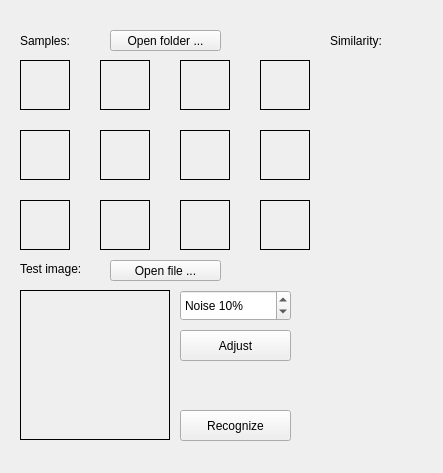
<?xml version="1.0" encoding="UTF-8"?>
<ui version="4.0">
 <class>MainWindow</class>
 <widget class="QMainWindow" name="MainWindow">
  <property name="geometry">
   <rect>
    <x>0</x>
    <y>0</y>
    <width>443</width>
    <height>473</height>
   </rect>
  </property>
  <property name="windowTitle">
   <string>ЦОСиИ лаб. 4</string>
  </property>
  <widget class="QWidget" name="centralWidget">
   <widget class="QLabel" name="sample00ImageLabel">
    <property name="geometry">
     <rect>
      <x>20</x>
      <y>60</y>
      <width>50</width>
      <height>50</height>
     </rect>
    </property>
    <property name="frameShape">
     <enum>QFrame::Box</enum>
    </property>
    <property name="frameShadow">
     <enum>QFrame::Plain</enum>
    </property>
    <property name="text">
     <string/>
    </property>
   </widget>
   <widget class="QLabel" name="testImageLabel">
    <property name="geometry">
     <rect>
      <x>20</x>
      <y>290</y>
      <width>150</width>
      <height>150</height>
     </rect>
    </property>
    <property name="frameShape">
     <enum>QFrame::Box</enum>
    </property>
    <property name="frameShadow">
     <enum>QFrame::Plain</enum>
    </property>
    <property name="text">
     <string/>
    </property>
   </widget>
   <widget class="QLabel" name="sampleLabel">
    <property name="geometry">
     <rect>
      <x>20</x>
      <y>30</y>
      <width>101</width>
      <height>21</height>
     </rect>
    </property>
    <property name="text">
     <string>Samples:</string>
    </property>
   </widget>
   <widget class="QLabel" name="testLabel">
    <property name="geometry">
     <rect>
      <x>20</x>
      <y>260</y>
      <width>81</width>
      <height>17</height>
     </rect>
    </property>
    <property name="text">
     <string>Test image:</string>
    </property>
   </widget>
   <widget class="QPushButton" name="recognizeButton">
    <property name="geometry">
     <rect>
      <x>180</x>
      <y>410</y>
      <width>111</width>
      <height>31</height>
     </rect>
    </property>
    <property name="text">
     <string>Recognize</string>
    </property>
   </widget>
   <widget class="QPushButton" name="browseSampleButton">
    <property name="geometry">
     <rect>
      <x>110</x>
      <y>30</y>
      <width>111</width>
      <height>21</height>
     </rect>
    </property>
    <property name="text">
     <string>Open folder ...</string>
    </property>
   </widget>
   <widget class="QPushButton" name="browseTestButton">
    <property name="geometry">
     <rect>
      <x>110</x>
      <y>260</y>
      <width>111</width>
      <height>21</height>
     </rect>
    </property>
    <property name="text">
     <string>Open file ...</string>
    </property>
   </widget>
   <widget class="QSpinBox" name="noiseSpinBox">
    <property name="geometry">
     <rect>
      <x>180</x>
      <y>290</y>
      <width>111</width>
      <height>31</height>
     </rect>
    </property>
    <property name="suffix">
     <string>%</string>
    </property>
    <property name="prefix">
     <string>Noise </string>
    </property>
    <property name="maximum">
     <number>100</number>
    </property>
    <property name="value">
     <number>10</number>
    </property>
   </widget>
   <widget class="QPushButton" name="adjustButton">
    <property name="geometry">
     <rect>
      <x>180</x>
      <y>330</y>
      <width>111</width>
      <height>31</height>
     </rect>
    </property>
    <property name="text">
     <string>Adjust</string>
    </property>
   </widget>
   <widget class="QLabel" name="sample10ImageLabel">
    <property name="geometry">
     <rect>
      <x>20</x>
      <y>130</y>
      <width>50</width>
      <height>50</height>
     </rect>
    </property>
    <property name="frameShape">
     <enum>QFrame::Box</enum>
    </property>
    <property name="frameShadow">
     <enum>QFrame::Plain</enum>
    </property>
    <property name="text">
     <string/>
    </property>
   </widget>
   <widget class="QLabel" name="sample20ImageLabel">
    <property name="geometry">
     <rect>
      <x>20</x>
      <y>200</y>
      <width>50</width>
      <height>50</height>
     </rect>
    </property>
    <property name="frameShape">
     <enum>QFrame::Box</enum>
    </property>
    <property name="frameShadow">
     <enum>QFrame::Plain</enum>
    </property>
    <property name="text">
     <string/>
    </property>
   </widget>
   <widget class="QLabel" name="similarity0Label">
    <property name="geometry">
     <rect>
      <x>330</x>
      <y>60</y>
      <width>151</width>
      <height>50</height>
     </rect>
    </property>
    <property name="text">
     <string/>
    </property>
   </widget>
   <widget class="QLabel" name="similarity1Label">
    <property name="geometry">
     <rect>
      <x>330</x>
      <y>130</y>
      <width>151</width>
      <height>50</height>
     </rect>
    </property>
    <property name="text">
     <string/>
    </property>
   </widget>
   <widget class="QLabel" name="similarity2Label">
    <property name="geometry">
     <rect>
      <x>330</x>
      <y>200</y>
      <width>151</width>
      <height>50</height>
     </rect>
    </property>
    <property name="text">
     <string/>
    </property>
   </widget>
   <widget class="QLabel" name="sample01ImageLabel">
    <property name="geometry">
     <rect>
      <x>100</x>
      <y>60</y>
      <width>50</width>
      <height>50</height>
     </rect>
    </property>
    <property name="frameShape">
     <enum>QFrame::Box</enum>
    </property>
    <property name="frameShadow">
     <enum>QFrame::Plain</enum>
    </property>
    <property name="text">
     <string/>
    </property>
   </widget>
   <widget class="QLabel" name="sample02ImageLabel">
    <property name="geometry">
     <rect>
      <x>180</x>
      <y>60</y>
      <width>50</width>
      <height>50</height>
     </rect>
    </property>
    <property name="frameShape">
     <enum>QFrame::Box</enum>
    </property>
    <property name="frameShadow">
     <enum>QFrame::Plain</enum>
    </property>
    <property name="text">
     <string/>
    </property>
   </widget>
   <widget class="QLabel" name="sample03ImageLabel">
    <property name="geometry">
     <rect>
      <x>260</x>
      <y>60</y>
      <width>50</width>
      <height>50</height>
     </rect>
    </property>
    <property name="frameShape">
     <enum>QFrame::Box</enum>
    </property>
    <property name="frameShadow">
     <enum>QFrame::Plain</enum>
    </property>
    <property name="text">
     <string/>
    </property>
   </widget>
   <widget class="QLabel" name="sample11ImageLabel">
    <property name="geometry">
     <rect>
      <x>100</x>
      <y>130</y>
      <width>50</width>
      <height>50</height>
     </rect>
    </property>
    <property name="frameShape">
     <enum>QFrame::Box</enum>
    </property>
    <property name="frameShadow">
     <enum>QFrame::Plain</enum>
    </property>
    <property name="text">
     <string/>
    </property>
   </widget>
   <widget class="QLabel" name="sample12ImageLabel">
    <property name="geometry">
     <rect>
      <x>180</x>
      <y>130</y>
      <width>50</width>
      <height>50</height>
     </rect>
    </property>
    <property name="frameShape">
     <enum>QFrame::Box</enum>
    </property>
    <property name="frameShadow">
     <enum>QFrame::Plain</enum>
    </property>
    <property name="text">
     <string/>
    </property>
   </widget>
   <widget class="QLabel" name="sample13ImageLabel">
    <property name="geometry">
     <rect>
      <x>260</x>
      <y>130</y>
      <width>50</width>
      <height>50</height>
     </rect>
    </property>
    <property name="frameShape">
     <enum>QFrame::Box</enum>
    </property>
    <property name="frameShadow">
     <enum>QFrame::Plain</enum>
    </property>
    <property name="text">
     <string/>
    </property>
   </widget>
   <widget class="QLabel" name="sample21ImageLabel">
    <property name="geometry">
     <rect>
      <x>100</x>
      <y>200</y>
      <width>50</width>
      <height>50</height>
     </rect>
    </property>
    <property name="frameShape">
     <enum>QFrame::Box</enum>
    </property>
    <property name="frameShadow">
     <enum>QFrame::Plain</enum>
    </property>
    <property name="text">
     <string/>
    </property>
   </widget>
   <widget class="QLabel" name="sample22ImageLabel">
    <property name="geometry">
     <rect>
      <x>180</x>
      <y>200</y>
      <width>50</width>
      <height>50</height>
     </rect>
    </property>
    <property name="frameShape">
     <enum>QFrame::Box</enum>
    </property>
    <property name="frameShadow">
     <enum>QFrame::Plain</enum>
    </property>
    <property name="text">
     <string/>
    </property>
   </widget>
   <widget class="QLabel" name="sample23ImageLabel">
    <property name="geometry">
     <rect>
      <x>260</x>
      <y>200</y>
      <width>50</width>
      <height>50</height>
     </rect>
    </property>
    <property name="frameShape">
     <enum>QFrame::Box</enum>
    </property>
    <property name="frameShadow">
     <enum>QFrame::Plain</enum>
    </property>
    <property name="text">
     <string/>
    </property>
   </widget>
   <widget class="QLabel" name="label">
    <property name="geometry">
     <rect>
      <x>330</x>
      <y>30</y>
      <width>91</width>
      <height>21</height>
     </rect>
    </property>
    <property name="text">
     <string>Similarity:</string>
    </property>
   </widget>
  </widget>
 </widget>
 <layoutdefault spacing="6" margin="11"/>
 <resources/>
 <connections/>
</ui>
